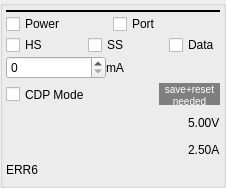
           <widget class="QGroupBox" name="groupBox_USB6">
            <property name="sizePolicy">
             <sizepolicy hsizetype="Preferred" vsizetype="Fixed">
              <horstretch>0</horstretch>
              <verstretch>0</verstretch>
             </sizepolicy>
            </property>
            <property name="title">
             <string/>
            </property>
            <layout class="QVBoxLayout" name="verticalLayout_4">
             <property name="spacing">
              <number>1</number>
             </property>
             <property name="leftMargin">
              <number>3</number>
             </property>
             <property name="topMargin">
              <number>3</number>
             </property>
             <property name="rightMargin">
              <number>3</number>
             </property>
             <property name="bottomMargin">
              <number>3</number>
             </property>
             <item>
              <widget class="ClickToEditLabel" name="clickToEdit_p6" native="true">
               <property name="sizePolicy">
                <sizepolicy hsizetype="Ignored" vsizetype="Preferred">
                 <horstretch>0</horstretch>
                 <verstretch>0</verstretch>
                </sizepolicy>
               </property>
               <property name="maximumSize">
                <size>
                 <width>16777215</width>
                 <height>16777215</height>
                </size>
               </property>
              </widget>
             </item>
             <item>
              <widget class="Line" name="lineUSB6">
               <property name="sizePolicy">
                <sizepolicy hsizetype="Expanding" vsizetype="Fixed">
                 <horstretch>0</horstretch>
                 <verstretch>0</verstretch>
                </sizepolicy>
               </property>
               <property name="minimumSize">
                <size>
                 <width>0</width>
                 <height>2</height>
                </size>
               </property>
               <property name="styleSheet">
                <string notr="true">color: rgb(0, 0, 0);</string>
               </property>
               <property name="frameShadow">
                <enum>QFrame::Plain</enum>
               </property>
               <property name="lineWidth">
                <number>2</number>
               </property>
               <property name="orientation">
                <enum>Qt::Horizontal</enum>
               </property>
              </widget>
             </item>
             <item>
              <layout class="QHBoxLayout" name="horizontalLayout_36">
               <property name="spacing">
                <number>0</number>
               </property>
               <item>
                <widget class="QCheckBox" name="checkBoxPowerUSB6">
                 <property name="sizePolicy">
                  <sizepolicy hsizetype="Minimum" vsizetype="Minimum">
                   <horstretch>0</horstretch>
                   <verstretch>0</verstretch>
                  </sizepolicy>
                 </property>
                 <property name="text">
                  <string>Power</string>
                 </property>
                </widget>
               </item>
               <item>
                <widget class="QCheckBox" name="checkBoxPortUSB6">
                 <property name="sizePolicy">
                  <sizepolicy hsizetype="Minimum" vsizetype="Minimum">
                   <horstretch>0</horstretch>
                   <verstretch>0</verstretch>
                  </sizepolicy>
                 </property>
                 <property name="text">
                  <string>Port</string>
                 </property>
                </widget>
               </item>
              </layout>
             </item>
             <item>
              <layout class="QHBoxLayout" name="horizontalLayout_37">
               <property name="spacing">
                <number>0</number>
               </property>
               <item>
                <widget class="QCheckBox" name="checkBoxDataHS_USB6">
                 <property name="sizePolicy">
                  <sizepolicy hsizetype="Minimum" vsizetype="Minimum">
                   <horstretch>0</horstretch>
                   <verstretch>0</verstretch>
                  </sizepolicy>
                 </property>
                 <property name="text">
                  <string>HS</string>
                 </property>
                 <property name="checked">
                  <bool>false</bool>
                 </property>
                </widget>
               </item>
               <item>
                <spacer name="horizontalSpacer_25">
                 <property name="orientation">
                  <enum>Qt::Horizontal</enum>
                 </property>
                 <property name="sizeHint" stdset="0">
                  <size>
                   <width>40</width>
                   <height>20</height>
                  </size>
                 </property>
                </spacer>
               </item>
               <item>
                <widget class="QCheckBox" name="checkBoxDataSS_USB6">
                 <property name="sizePolicy">
                  <sizepolicy hsizetype="Minimum" vsizetype="Minimum">
                   <horstretch>0</horstretch>
                   <verstretch>0</verstretch>
                  </sizepolicy>
                 </property>
                 <property name="text">
                  <string>SS</string>
                 </property>
                </widget>
               </item>
               <item>
                <spacer name="horizontalSpacer_26">
                 <property name="orientation">
                  <enum>Qt::Horizontal</enum>
                 </property>
                 <property name="sizeHint" stdset="0">
                  <size>
                   <width>40</width>
                   <height>20</height>
                  </size>
                 </property>
                </spacer>
               </item>
               <item>
                <widget class="QCheckBox" name="checkBoxDataUSB6">
                 <property name="sizePolicy">
                  <sizepolicy hsizetype="Minimum" vsizetype="Minimum">
                   <horstretch>0</horstretch>
                   <verstretch>0</verstretch>
                  </sizepolicy>
                 </property>
                 <property name="text">
                  <string>Data</string>
                 </property>
                </widget>
               </item>
              </layout>
             </item>
             <item>
              <layout class="QHBoxLayout" name="horizontalLayout_38">
               <property name="spacing">
                <number>0</number>
               </property>
               <item>
                <widget class="QSpinBox" name="spinBox_USB6">
                 <property name="sizePolicy">
                  <sizepolicy hsizetype="Fixed" vsizetype="Fixed">
                   <horstretch>0</horstretch>
                   <verstretch>0</verstretch>
                  </sizepolicy>
                 </property>
                 <property name="minimumSize">
                  <size>
                   <width>100</width>
                   <height>0</height>
                  </size>
                 </property>
                </widget>
               </item>
               <item>
                <widget class="QLabel" name="label_9">
                 <property name="sizePolicy">
                  <sizepolicy hsizetype="Preferred" vsizetype="Minimum">
                   <horstretch>0</horstretch>
                   <verstretch>0</verstretch>
                  </sizepolicy>
                 </property>
                 <property name="text">
                  <string>mA</string>
                 </property>
                </widget>
               </item>
              </layout>
             </item>
             <item>
              <layout class="QHBoxLayout" name="horizontalLayout_17">
               <property name="spacing">
                <number>0</number>
               </property>
               <item>
                <widget class="QCheckBox" name="checkBoxPortModeUSB6">
                 <property name="sizePolicy">
                  <sizepolicy hsizetype="Minimum" vsizetype="Minimum">
                   <horstretch>0</horstretch>
                   <verstretch>0</verstretch>
                  </sizepolicy>
                 </property>
                 <property name="minimumSize">
                  <size>
                   <width>10</width>
                   <height>29</height>
                  </size>
                 </property>
                 <property name="maximumSize">
                  <size>
                   <width>16777215</width>
                   <height>29</height>
                  </size>
                 </property>
                 <property name="text">
                  <string>CDP Mode</string>
                 </property>
                </widget>
               </item>
               <item>
                <widget class="QLabel" name="saveResetFlag6">
                 <property name="sizePolicy">
                  <sizepolicy hsizetype="Fixed" vsizetype="Fixed">
                   <horstretch>0</horstretch>
                   <verstretch>0</verstretch>
                  </sizepolicy>
                 </property>
                 <property name="minimumSize">
                  <size>
                   <width>61</width>
                   <height>22</height>
                  </size>
                 </property>
                 <property name="maximumSize">
                  <size>
                   <width>61</width>
                   <height>22</height>
                  </size>
                 </property>
                 <property name="font">
                  <font>
                   <pointsize>9</pointsize>
                  </font>
                 </property>
                 <property name="styleSheet">
                  <string notr="true">background-color: rgb(127, 127, 127);
color: rgb(255, 255, 255);</string>
                 </property>
                 <property name="text">
                  <string>&lt;html&gt;&lt;head/&gt;&lt;body&gt;&lt;p&gt;&lt;span style=&quot; font-size:7.5pt;&quot;&gt;save+reset needed&lt;/span&gt;&lt;/p&gt;&lt;/body&gt;&lt;/html&gt;</string>
                 </property>
                 <property name="alignment">
                  <set>Qt::AlignCenter</set>
                 </property>
                 <property name="wordWrap">
                  <bool>true</bool>
                 </property>
                </widget>
               </item>
              </layout>
             </item>
             <item>
              <layout class="QGridLayout" name="gridLayout_47">
               <property name="spacing">
                <number>2</number>
               </property>
               <item row="1" column="1">
                <widget class="QLabel" name="labelCurrentUSB6">
                 <property name="sizePolicy">
                  <sizepolicy hsizetype="Minimum" vsizetype="Minimum">
                   <horstretch>0</horstretch>
                   <verstretch>0</verstretch>
                  </sizepolicy>
                 </property>
                 <property name="minimumSize">
                  <size>
                   <width>0</width>
                   <height>0</height>
                  </size>
                 </property>
                 <property name="text">
                  <string>2.50A</string>
                 </property>
                </widget>
               </item>
               <item row="0" column="1">
                <widget class="QLabel" name="labelVoltageUSB6">
                 <property name="sizePolicy">
                  <sizepolicy hsizetype="Minimum" vsizetype="Minimum">
                   <horstretch>0</horstretch>
                   <verstretch>0</verstretch>
                  </sizepolicy>
                 </property>
                 <property name="minimumSize">
                  <size>
                   <width>0</width>
                   <height>0</height>
                  </size>
                 </property>
                 <property name="text">
                  <string>5.00V</string>
                 </property>
                </widget>
               </item>
               <item row="0" column="0">
                <widget class="QCustomPlot" name="voltageSparklinePort6" native="true">
                 <property name="sizePolicy">
                  <sizepolicy hsizetype="Expanding" vsizetype="Fixed">
                   <horstretch>0</horstretch>
                   <verstretch>0</verstretch>
                  </sizepolicy>
                 </property>
                 <property name="minimumSize">
                  <size>
                   <width>0</width>
                   <height>25</height>
                  </size>
                 </property>
                 <property name="maximumSize">
                  <size>
                   <width>16777215</width>
                   <height>25</height>
                  </size>
                 </property>
                </widget>
               </item>
               <item row="1" column="0">
                <widget class="QCustomPlot" name="currentSparklinePort6" native="true">
                 <property name="sizePolicy">
                  <sizepolicy hsizetype="Expanding" vsizetype="Fixed">
                   <horstretch>0</horstretch>
                   <verstretch>0</verstretch>
                  </sizepolicy>
                 </property>
                 <property name="minimumSize">
                  <size>
                   <width>0</width>
                   <height>25</height>
                  </size>
                 </property>
                 <property name="maximumSize">
                  <size>
                   <width>16777215</width>
                   <height>25</height>
                  </size>
                 </property>
                </widget>
               </item>
              </layout>
             </item>
             <item>
              <widget class="QLabel" name="labelErrorStatusUSB6">
               <property name="sizePolicy">
                <sizepolicy hsizetype="Preferred" vsizetype="Minimum">
                 <horstretch>0</horstretch>
                 <verstretch>0</verstretch>
                </sizepolicy>
               </property>
               <property name="text">
                <string>ERR6</string>
               </property>
              </widget>
             </item>
             <item>
              <spacer name="verticalSpacer_17">
               <property name="orientation">
                <enum>Qt::Vertical</enum>
               </property>
               <property name="sizeHint" stdset="0">
                <size>
                 <width>20</width>
                 <height>5</height>
                </size>
               </property>
              </spacer>
             </item>
            </layout>
           </widget>
